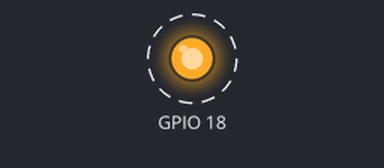
The program below on a simulated Raspberry Pi (BCM pin numbers). Shown: output pins drawn as LEDs (lit = HIGH). Dashed ring = blinking. What the program prints to the terminal is not drawn. At 5.0 s the program stops and its outputs stay as they are.

Above: at 0.2 s.
Timing chart, 0 to 3.0 s (numbered marks = the images above):
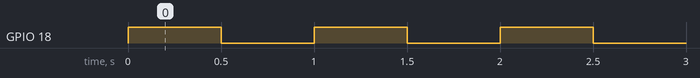

The program:

test.py
```python
import RPi.GPIO as GPIO
import time

GPIO.setmode(GPIO.BCM)
GPIO.setup(18, GPIO.OUT)

print("Blinking GPIO 17")
for i in range(5):
    GPIO.output(18, GPIO.HIGH)
    time.sleep(0.5)
    GPIO.output(18, GPIO.LOW)
    time.sleep(0.5)

GPIO.cleanup()
```

Measured:
- by itself, GPIO 18: alternates HIGH for 0.50 s and LOW for 0.50 s, 10 changes in all, then stays LOW
